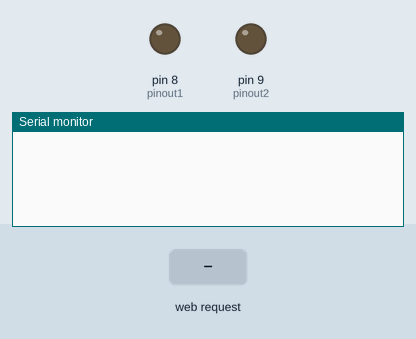
A sketch run on a simulated Arduino Uno, built with avr-gcc and run on an emulated ATmega328P. Shown: output pins drawn as LEDs (lit = HIGH), the last lines printed to the serial monitor. The inputs (shaded band) are chosen by the test bench. WiFi joins after 1.5 s; servers stay silent unless stated.

Above: at 1.2 s.
1.3 s: HTTP request GET /OUTPUT1ON received
At 2.0 s:
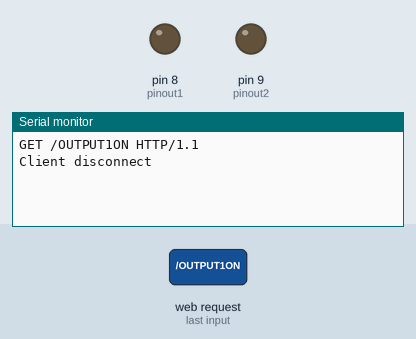
2.8 s: HTTP request GET /OUTPUT1OFF received
At 3.2 s:
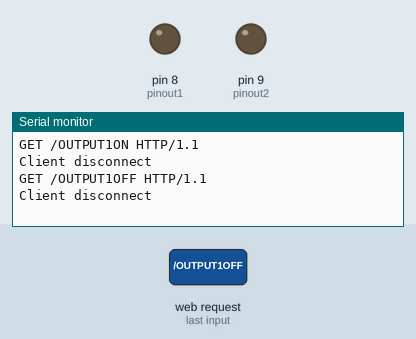
4.3 s: HTTP request GET /UPDATE received
At 5.3 s:
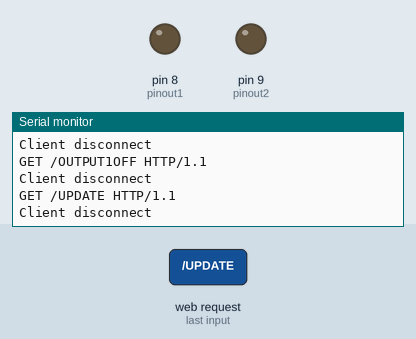

Measured:
- after the input at 1.3 s, the serial monitor: prints a new line at once (image 1)
- after the input at 2.8 s, the serial monitor: prints a new line at once (image 2)
- after the input at 4.3 s, the serial monitor: prints a new line at once (image 3)

The sketch:

ENC28J60_TcpServer_Relay2ch.ino
```cpp
/*
 * UIPEthernet EchoServer example.
 *
 * UIPEthernet is a TCP/IP stack that can be used with a enc28j60 based
 * Ethernet-shield.
 *
 * UIPEthernet uses the fine uIP stack by Adam Dunkels <adam@sics.se>
 *
 *      -----------------
 *
 * This Hello World example sets up a server at 192.168.1.6 on port 1000.
 * Telnet here to access the service.  The uIP stack will also respond to
 * pings to test if you have successfully established a TCP connection to
 * the Arduino.
 *
 * This example was based upon uIP hello-world by Adam Dunkels <adam@sics.se>
 * Ported to the Arduino IDE by Adam Nielsen <malvineous@shikadi.net>
 * Adaption to Enc28J60 by Norbert Truchsess <norbert.truchsess@t-online.de>
 */

#include <UIPEthernet.h>
#include <EEPROM.h>

EthernetServer server = EthernetServer(21111);

//////////////////////
int pinout1 = 8;
int pinout2 = 9;
String line,selector;

int addressout1 = 0;
int addressout2 = 1;

int valueout1,valueout2;

//////////////////////
void setup()
{
//  EEPROM.begin(512);
  pinMode(pinout1, OUTPUT);
  pinMode(pinout2, OUTPUT);

  valueout1 = EEPROM.read(addressout1);
  valueout2 = EEPROM.read(addressout2);

  if(valueout1==1){
    digitalWrite(pinout1, LOW); // ให้ LED ติด
  }

  if(valueout1==0){
    digitalWrite(pinout1, HIGH); // ให้ LED ติด
  }

  if(valueout2==1){
    digitalWrite(pinout2, LOW); // ให้ LED ติด
  }

  if(valueout2==0){
    digitalWrite(pinout2, HIGH); // ให้ LED ติด
  }
  //start Ethernet

  Serial.begin(9600);

  uint8_t mac[6] = {0x00,0x01,0x02,0x03,0x04,0x05};
  IPAddress myIP(192,168,1,42);

  Ethernet.begin(mac,myIP);

  server.begin();
}

void loop()
{
  valueout1 = EEPROM.read(addressout1);
  valueout2 = EEPROM.read(addressout2);

  if(valueout1==1){
    digitalWrite(pinout1, LOW); // ให้ LED ติด
  }

  if(valueout1==0){
    digitalWrite(pinout1, HIGH); // ให้ LED ติด
  }

  if(valueout2==1){
    digitalWrite(pinout2, LOW); // ให้ LED ติด
  }

  if(valueout2==0){
    digitalWrite(pinout2, HIGH); // ให้ LED ติด
  }


  // Create a client connection
  EthernetClient client = server.available();
  if (!client) // ถ้าไม่มีการเชื่อมต่อมาใหม่
  return; // ส่งลับค่าว่าง ทำให้ลูปนี้ถูกยกเลิก
     while (client.connected()) { // วนรอบไปเรื่อย ๆ หากยังมีการเชื่อมต่ออยู่
    if (client.available()) { // ถ้ามีการส่งข้อมูลเข้ามา
      char c = client.read(); // อ่านข้อมูลออกมา 1 ไบต์
      if (c == '\r') { // ถ้าเป็น \r (return)
        Serial.println(line); // แสดงตัวแปร line ไปที่ Serial Monitor
        if (line == "OUTPUT1ON") { // ถ้าสงข้อความเข้ามาว่า LEDON
         // digitalWrite(pin, LOW); // ให้ LED ติด
          EEPROM.write(addressout1, 1);
        }

        if (line == "OUTPUT1OFF") { // ถ้าสงข้อความเข้ามาว่า LEDOFF
         // digitalWrite(pin, HIGH); // ให้ LED ดับ
          EEPROM.write(addressout1, 0);
        }

        if (line == "OUTPUT2ON") { // ถ้าสงข้อความเข้ามาว่า LEDON
         // digitalWrite(pin, LOW); // ให้ LED ติด
          EEPROM.write(addressout2, 1);
        }

        if (line == "OUTPUT2OFF") { // ถ้าสงข้อความเข้ามาว่า LEDOFF
         // digitalWrite(pin, HIGH); // ให้ LED ดับ
          EEPROM.write(addressout2, 0);
        }

  //      EEPROM.commit();


        selector = line;
        line = ""; // ล้างค่าตัวแปร line
        break; // ออกจากลูป
      } else if (c == '\n') { // ถ้าเป็น \n (new line)
        // Pass {new line}

      } else { // ถ้าไม่ใช่
        line += c; // เพิ่มข้อมูล 1 ไบต์ ไปต่อท้ายในตัวแปร line
      }


    }
  }
  //client.println("1");
  if(selector=="UPDATE"){
    client.println("%UPDATE%,"+String(valueout1)+","+String(valueout2));
  }else{
    client.println("%OK%");
  }
  selector = "";
  delay(10);//หน่วยเวลาเพื่อให้ส่ง client.println("%OK%");
  client.stop(); // ปิดการเชื่อมต่อกับ Client
  Serial.println("Client disconnect"); // ส่งข้อความว่า Client disconnect ไปที่ Serial Monitor
}
```
